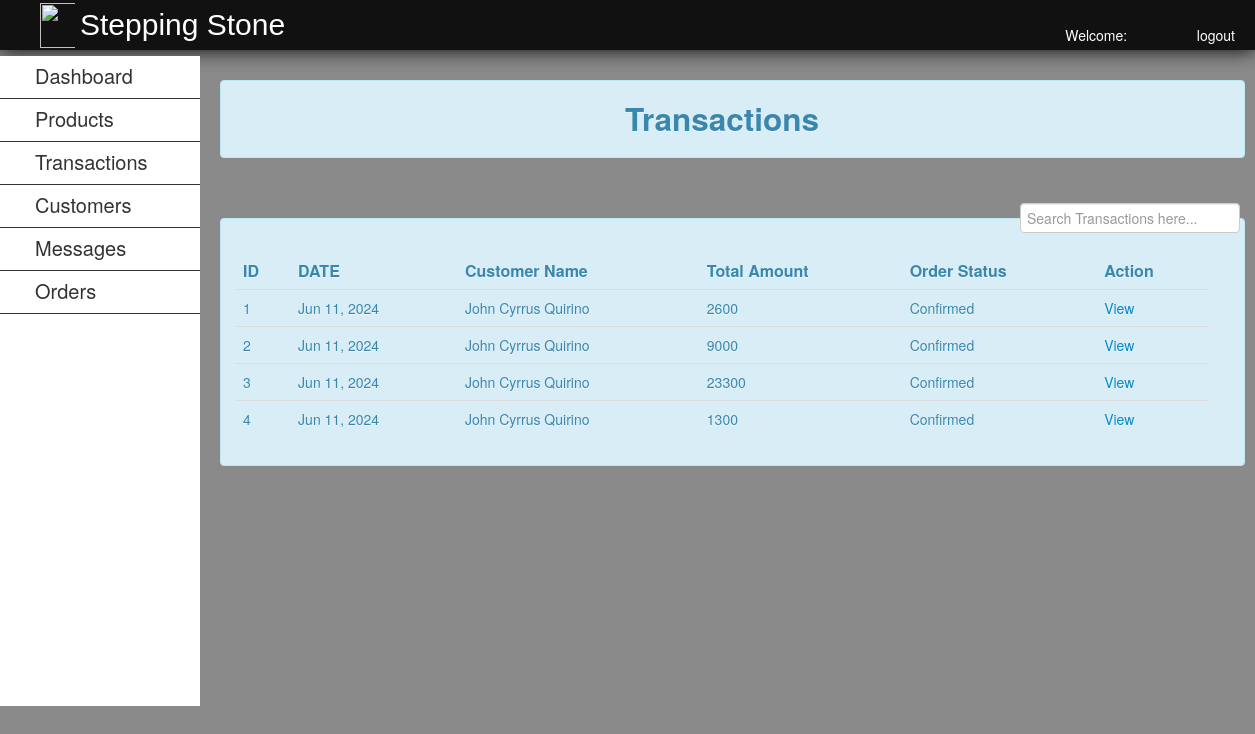
/admin/transaction.php, run on the app's committed database.
### tables this page shows
CREATE TABLE `transaction` (
  `transaction_id` int(11) NOT NULL,
  `customerid` int(11) NOT NULL,
  `amount` int(11) NOT NULL,
  `order_stat` varchar(100) NOT NULL,
  `order_date` varchar(50) NOT NULL
);

CREATE TABLE `customer` (
  `customerid` int(11) NOT NULL,
  `firstname` varchar(50) NOT NULL,
  `mi` varchar(1) NOT NULL,
  `lastname` varchar(50) NOT NULL,
  `address` varchar(100) NOT NULL,
  `country` varchar(50) NOT NULL,
  `zipcode` varchar(20) NOT NULL,
  `mobile` varchar(20) NOT NULL,
  `telephone` varchar(20) NOT NULL,
  `email` varchar(50) NOT NULL,
  `password` varchar(50) NOT NULL,
  `otp` int(11) NOT NULL,
  `verified` int(11) NOT NULL
);

### admin/transaction.php (the view, shortened to what this page needs)
<?php
	include("../db/dbconn.php");
?>
<!DOCTYPE html>
<html>
<head>
	<link rel = "stylesheet" type = "text/css" href="../css/style.css" media="all">
	<link rel="stylesheet" type="text/css" href="../css/bootstrap.css">
	<link href="../facefiles/facebox.css" media="screen" rel="stylesheet" type="text/css" />
</head>
<body>
	<div id="header" style="position:fixed;">
		<img src="../img/logo.jpg">
		<label>Stepping Stone</label>
		<?php
			$id = (int) $_SESSION['id'];
			$query = $conn->query("SELECT * FROM admin WHERE adminid = '$id'") or die(mysqli_error($conn));
			$fetch = $query->fetch_array();
		?>
		<ul>
			<li><a href="../function/admin_logout.php"><i class="icon-off icon-white"></i>logout</a></li>
			<li>Welcome:&nbsp;&nbsp;&nbsp;<i class="icon-user icon-white"></i><?php echo $fetch['username']; ?></li>
		</ul>
	</div>
	<br>
	<div id="leftnav">
		<ul>
			<li><a href="admin_home.php" style="color:#333;">Dashboard</a></li>
			<li><a href="admin_home.php">Products</a>
			</li>
			<li><a href="transaction.php">Transactions</a></li>
			<li><a href="customer.php">Customers</a></li>
			<li><a href="message.php">Messages</a></li>
			<li><a href="order.php">Orders</a></li>
		</ul>
	</div>
	<div id="rightcontent" style="position:absolute; top:10%;">
		<div class="alert alert-info">
			<center><h2>Transactions</h2></center>
		</div>
		<br />
		<label style="padding:5px; float:right;"><input type="text" name="filter" placeholder="Search Transactions here..." id="filter"></label>
		<br />
		<div class="alert alert-info">
			<table class="table table-hover" style="background-color:;">
				<thead>
					<tr style="font-size:16px;">
						<th>ID</th>
						<th>DATE</th>
						<th>Customer Name</th>
						<th>Total Amount</th>
						<th>Order Status</th>
						<th>Action</th>
					</tr>
				</thead>
				<tbody>
					<?php
					$query = $conn->query("					SELECT * FROM transaction LEFT JOIN customer ON customer.customerid = transaction.customerid") or die(mysqli_error($conn));
					if ($query->num_rows > 0) {
						while ($fetch = $query->fetch_array()) {
							$id = $fetch['transaction_id'];
							$amnt = $fetch['amount'];
							$o_stat = $fetch['order_stat'];
							$o_date = $fetch['order_date'];
							$name = $fetch['firstname'] . ' ' . $fetch['lastname'];
					?>
					<tr>
						<td><?php echo $id; ?></td>
						<td><?php echo $o_date; ?></td>
						<td><?php echo $name; ?></td>
						<td><?php echo $amnt; ?></td>
						<td><?php echo $o_stat; ?></td>
						<td>
							<a href="receipt.php?tid=<?php echo $id; ?>">View</a>
						</td>
					</tr>
					<?php
						}
					} else {
					?>
					<tr>
						<td colspan="6">No transactions found</td>
					</tr>
					<?php
					}
					?>
				</tbody>
			</table>
		</div>
	</div>
</body>
</html>

### css/style.css (style rules this page uses)
body { background:url(../images/bg.png) repeat scroll left top #e7ebf2; }
#header { height:50px; width:100%; background-color:#111; color:#fff; text-indent:10px; -webkit-box-shadow:0px 0px 20px 0px black; -moz-box-shadow:0px 0px 20px 0px black; box-shadow:0px 0px 20px 0px black; }
#header img { position:absolute; height:45px; width:45px; margin-left:20px; margin-top:2.5px; }
#header label { position:relative; top:15px; color:#fff; text-indent:80px; font-size:30px; clear:both; font-family:arial; }
#header ul { list-style-type:none; position:relative; }
#header ul li { display:inline; position:relative; float:right; margin-right:20px; }
#header ul li a { text-decoration:none; color:#fff; }
#leftnav { position:fixed; background-color:#111; width:200px; top:7%; height:650px; }
#leftnav ul { list-style-type:none; text-indent:35px; right:25px; position:relative; }
#leftnav ul li { border-bottom:1px solid #333; padding-top:10px; padding-bottom:10px; width:200px; }
#leftnav ul li a { text-decoration:none; color:#333; font-size:20px; }
#rightcontent { position:relative; width:1025px; top:50px; left:220px; z-index:-99999; }

### admin/transaction.php (style rules this page uses)
#leftnav { background-color: white; }
#leftnav ul li a { color: #333; text-decoration: none; }

### data on the page
transaction: transaction_id "1", order_date "Jun 11, 2024", customerid.lastname "John Cyrrus Quirino", amount "2600", order_stat "Confirmed"
transaction: transaction_id "2", order_date "Jun 11, 2024", customerid.lastname "John Cyrrus Quirino", amount "9000", order_stat "Confirmed"
transaction: transaction_id "3", order_date "Jun 11, 2024", customerid.lastname "John Cyrrus Quirino", amount "23300", order_stat "Confirmed"
transaction: transaction_id "4", order_date "Jun 11, 2024", customerid.lastname "John Cyrrus Quirino", amount "1300", order_stat "Confirmed"
